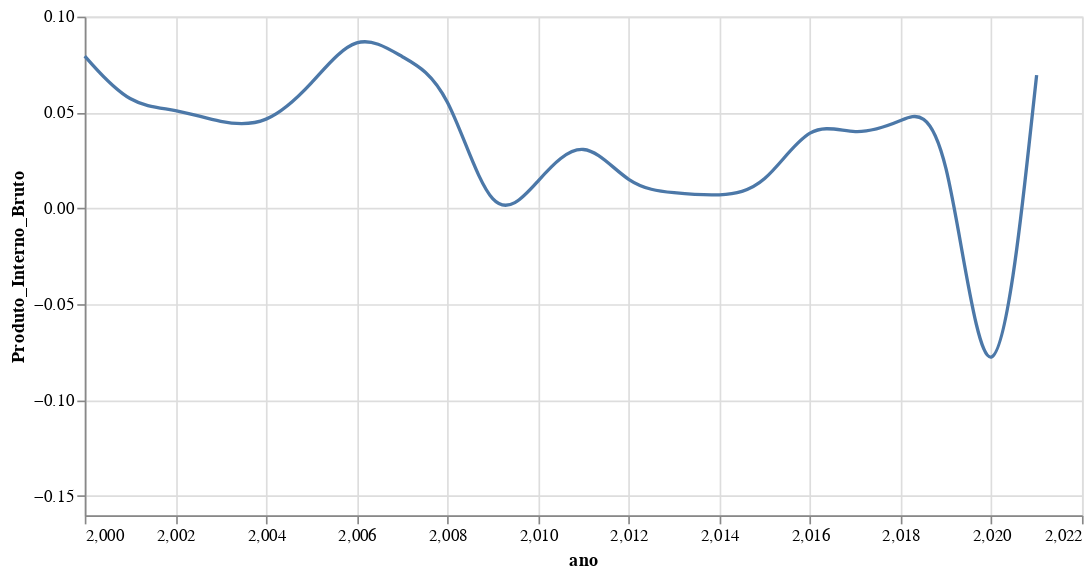

The notebook cell this image was saved under:
### Code cell
line = alt.Chart(df).mark_line(interpolate='basis').encode(
    x='ano',
    y='Produto_Interno_Bruto:Q',
    
)

nearest = alt.selection(type='single', nearest=True, on='mouseover',
                        fields=['ano'], empty='none')


# Transparent selectors across the chart. This is what tells us
# the x-value of the cursor
selectors = alt.Chart(df).mark_point().encode(
    x='ano:Q',
    opacity=alt.value(0),
).add_selection(
    nearest
)

# Draw points on the line, and highlight based on selection
points = line.mark_point().encode(
    opacity=alt.condition(nearest, alt.value(1), alt.value(0))
)

# Draw text labels near the points, and highlight based on selection
text = line.mark_text(align='left', dx=5, dy=-5).encode(
    text=alt.condition(nearest, 'Produto_Interno_Bruto:Q', alt.value(' '))
)

# Draw a rule at the location of the selection
rules = alt.Chart(df).mark_rule(color='gray').encode(
    x='ano:Q',
).transform_filter(
    nearest
)

# Put the five layers into a chart and bind the data
alt.layer(
    line, selectors, points, rules, text
).properties(
    width=600, height=300
)

### Figure 1 — Vega-Lite specification as saved in the notebook (floating-point values rounded to 4 significant figures)
{"config": {"view": {"continuousWidth": 400, "continuousHeight": 300}}, "layer": [{"mark": {"type": "line", "interpolate": "basis"}, "encoding": {"x": {"field": "ano", "type": "quantitative"}, "y": {"field": "Produto_Interno_Bruto", "type": "quantitative"}}}, {"mark": "point", "encoding": {"opacity": {"value": 0}, "x": {"field": "ano", "type": "quantitative"}}, "selection": {"selector003": {"type": "single", "nearest": true, "on": "mouseover", "fields": ["ano"], "empty": "none"}}}, {"mark": "point", "encoding": {"opacity": {"condition": {"value": 1, "selection": "selector003"}, "value": 0}, "x": {"field": "ano", "type": "quantitative"}, "y": {"field": "Produto_Interno_Bruto", "type": "quantitative"}}}, {"mark": {"type": "rule", "color": "gray"}, "encoding": {"x": {"field": "ano", "type": "quantitative"}}, "transform": [{"filter": {"selection": "selector003"}}]}, {"mark": {"type": "text", "align": "left", "dx": 5, "dy": -5}, "encoding": {"text": {"condition": {"field": "Produto_Interno_Bruto", "type": "quantitative", "selection": "selector003"}, "value": " "}, "x": {"field": "ano", "type": "quantitative"}, "y": {"field": "Produto_Interno_Bruto", "type": "quantitative"}}}], "data": {"name": "data-1b52521392f1935a049c33f025421936"}, "height": 300, "width": 600, "$schema": "https://vega.github.io/schema/vega-lite/v4.17.0.json", "datasets": {"data-1b52521392f1935a049c33f025421936": [{"id": 0, "ano": 2000, "Produto_Interno_Bruto": 0.07938, "Inflacao_Media_Anual": -0.02403, "Inflacao_Homóloga": -0.01032, "Taxa_de_Desemprego": 0.08634, "Massa_Monetária": 0.1327, "Ativo_Externo_Liquido_do_Sistema": -0.09497, "Credito_Interno_Liquido": 0.3554, "Credito_à_Economia2": 0.256, "Depósitos_de_Particulares_e_Sociedades_Nao_Financeiras3": 0.4474, "Depósitos_a_Prazo_e_de_Poupanca_de_Emigrantes_": 0.1462, "indice_de_Taxa_de_Câmbio_Efetiva_Nominal_(2015=100)4": null, "indice_de_Taxa_de_Câmbio_Efetiva_Real_(2015=100)4": null, "Taxa_de_Câmbio_USD/CVE": 115.9, "Balanca_Corrente_+_Balanca_de_Capital": -0.0741, "Balanca_Corrente": -0.09241, "Receitas_Brutas_de_Turismo_": 0.06355, "Remessas_de_Emigrantes_": 0.135, "Investimento_Direto_Estrangeiro_em_Cabo_Verde": 0.06637, "Reservas/Importacoes": 0.01012, "Saldo_Global": -0.06665, "Saldo_Global_Primário": -0.05319, "Stock_da_Divida_Externa_": 0.4136, "Stock_da_Divida_Interna": 0.2082}, {"id": 1, "ano": 2001, "Produto_Interno_Bruto": 0.05307, "Inflacao_Media_Anual": 0.03674, "Inflacao_Homóloga": 0.04562, "Taxa_de_Desemprego": null, "Massa_Monetária": 0.09933, "Ativo_Externo_Liquido_do_Sistema": 0.4657, "Credito_Interno_Liquido": 0.06809, "Credito_à_Economia2": 0.2757, "Depósitos_de_Particulares_e_Sociedades_Nao_Financeiras3": 0.4708, "Depósitos_a_Prazo_e_de_Poupanca_de_Emigrantes_": 0.1714, "indice_de_Taxa_de_Câmbio_Efetiva_Nominal_(2015=100)4": null, "indice_de_Taxa_de_Câmbio_Efetiva_Real_(2015=100)4": null, "Taxa_de_Câmbio_USD/CVE": 123.2, "Balanca_Corrente_+_Balanca_de_Capital": -0.05854, "Balanca_Corrente": -0.09133, "Receitas_Brutas_de_Turismo_": 0.08263, "Remessas_de_Emigrantes_": 0.1219, "Investimento_Direto_Estrangeiro_em_Cabo_Verde": 0.01938, "Reservas/Importacoes": 0.01559, "Saldo_Global": -0.06337, "Saldo_Global_Primário": -0.0468, "Stock_da_Divida_Externa_": 0.4166, "Stock_da_Divida_Interna": 0.2172}, {"id": 2, "ano": 2002, "Produto_Interno_Bruto": 0.05219, "Inflacao_Media_Anual": 0.019, "Inflacao_Homóloga": 0.02983, "Taxa_de_Desemprego": 0.1289, "Massa_Monetária": 0.1481, "Ativo_Externo_Liquido_do_Sistema": 0.1307, "Credito_Interno_Liquido": 0.1021, "Credito_à_Economia2": 0.3002, "Depósitos_de_Particulares_e_Sociedades_Nao_Financeiras3": 0.5272, "Depósitos_a_Prazo_e_de_Poupanca_de_Emigrantes_": 0.2021, "indice_de_Taxa_de_Câmbio_Efetiva_Nominal_(2015=100)4": null, "indice_de_Taxa_de_Câmbio_Efetiva_Real_(2015=100)4": null, "Taxa_de_Câmbio_USD/CVE": 117.3, "Balanca_Corrente_+_Balanca_de_Capital": -0.07506, "Balanca_Corrente": -0.09687, "Receitas_Brutas_de_Turismo_": 0.08481, "Remessas_de_Emigrantes_": 0.1327, "Investimento_Direto_Estrangeiro_em_Cabo_Verde": 0.05399, "Reservas/Importacoes": 0.02006, "Saldo_Global": -0.03918, "Saldo_Global_Primário": -0.01334, "Stock_da_Divida_Externa_": 0.4494, "Stock_da_Divida_Interna": 0.274}, {"id": 3, "ano": 2003, "Produto_Interno_Bruto": 0.04437, "Inflacao_Media_Anual": 0.0119, "Inflacao_Homóloga": -0.02281, "Taxa_de_Desemprego": null, "Massa_Monetária": 0.08646, "Ativo_Externo_Liquido_do_Sistema": -0.0825, "Credito_Interno_Liquido": 0.05917, "Credito_à_Economia2": 0.3131, "Depósitos_de_Particulares_e_Sociedades_Nao_Financeiras3": 0.5273, "Depósitos_a_Prazo_e_de_Poupanca_de_Emigrantes_": 0.2161, "indice_de_Taxa_de_Câmbio_Efetiva_Nominal_(2015=100)4": null, "indice_de_Taxa_de_Câmbio_Efetiva_Real_(2015=100)4": null, "Taxa_de_Câmbio_USD/CVE": 97.8, "Balanca_Corrente_+_Balanca_de_Capital": -0.06916, "Balanca_Corrente": -0.09603, "Receitas_Brutas_de_Turismo_": 0.09053, "Remessas_de_Emigrantes_": 0.1145, "Investimento_Direto_Estrangeiro_em_Cabo_Verde": 0.03549, "Reservas/Importacoes": 0.0183, "Saldo_Global": -0.03845, "Saldo_Global_Primário": -0.01685, "Stock_da_Divida_Externa_": 0.4373, "Stock_da_Divida_Interna": 0.2587}, {"id": 4, "ano": 2004, "Produto_Interno_Bruto": 0.04271, "Inflacao_Media_Anual": -0.01886, "Inflacao_Homóloga": -0.002984, "Taxa_de_Desemprego": null, "Massa_Monetária": 0.1049, "Ativo_Externo_Liquido_do_Sistema": 0.3186, "Credito_Interno_Liquido": 0.1191, "Credito_à_Economia2": 0.3316, "Depósitos_de_Particulares_e_Sociedades_Nao_Financeiras3": 0.5734, "Depósitos_a_Prazo_e_de_Poupanca_de_Emigrantes_": 0.2361, "indice_de_Taxa_de_Câmbio_Efetiva_Nominal_(2015=100)4": null, "indice_de_Taxa_de_Câmbio_Efetiva_Real_(2015=100)4": null, "Taxa_de_Câmbio_USD/CVE": 88.74, "Balanca_Corrente_+_Balanca_de_Capital": -0.102, "Balanca_Corrente": -0.1239, "Receitas_Brutas_de_Turismo_": 0.09003, "Remessas_de_Emigrantes_": 0.1052, "Investimento_Direto_Estrangeiro_em_Cabo_Verde": 0.06337, "Reservas/Importacoes": 0.02374, "Saldo_Global": -0.007734, "Saldo_Global_Primário": 0.01384, "Stock_da_Divida_Externa_": 0.4455, "Stock_da_Divida_Interna": 0.2602}, {"id": 5, "ano": 2005, "Produto_Interno_Bruto": 0.0641, "Inflacao_Media_Anual": 0.004183, "Inflacao_Homóloga": 0.018, "Taxa_de_Desemprego": null, "Massa_Monetária": 0.1558, "Ativo_Externo_Liquido_do_Sistema": 0.5876, "Credito_Interno_Liquido": 0.04983, "Credito_à_Economia2": 0.3473, "Depósitos_de_Particulares_e_Sociedades_Nao_Financeiras3": 0.6329, "Depósitos_a_Prazo_e_de_Poupanca_de_Emigrantes_": 0.2511, "indice_de_Taxa_de_Câmbio_Efetiva_Nominal_(2015=100)4": null, "indice_de_Taxa_de_Câmbio_Efetiva_Real_(2015=100)4": null, "Taxa_de_Câmbio_USD/CVE": 88.65, "Balanca_Corrente_+_Balanca_de_Capital": -0.01729, "Balanca_Corrente": -0.03595, "Receitas_Brutas_de_Turismo_": 0.1043, "Remessas_de_Emigrantes_": 0.1221, "Investimento_Direto_Estrangeiro_em_Cabo_Verde": 0.07285, "Reservas/Importacoes": 0.034, "Saldo_Global": -0.02892, "Saldo_Global_Primário": -0.009506, "Stock_da_Divida_Externa_": 0.4291, "Stock_da_Divida_Interna": 0.2813}, {"id": 6, "ano": 2006, "Produto_Interno_Bruto": 0.09369, "Inflacao_Media_Anual": 0.048, "Inflacao_Homóloga": 0.058, "Taxa_de_Desemprego": 0.1341, "Massa_Monetária": 0.1774, "Ativo_Externo_Liquido_do_Sistema": 0.1484, "Credito_Interno_Liquido": 0.1708, "Credito_à_Economia2": 0.4043, "Depósitos_de_Particulares_e_Sociedades_Nao_Financeiras3": 0.6819, "Depósitos_a_Prazo_e_de_Poupanca_de_Emigrantes_": 0.2457, "indice_de_Taxa_de_Câmbio_Efetiva_Nominal_(2015=100)4": null, "indice_de_Taxa_de_Câmbio_Efetiva_Real_(2015=100)4": null, "Taxa_de_Câmbio_USD/CVE": 87.93, "Balanca_Corrente_+_Balanca_de_Capital": -0.05116, "Balanca_Corrente": -0.06505, "Receitas_Brutas_de_Turismo_": 0.1578, "Remessas_de_Emigrantes_": 0.1075, "Investimento_Direto_Estrangeiro_em_Cabo_Verde": 0.1036, "Reservas/Importacoes": 0.03598, "Saldo_Global": -0.03148, "Saldo_Global_Primário": -0.01417, "Stock_da_Divida_Externa_": 0.4067, "Stock_da_Divida_Interna": 0.2608}, {"id": 7, "ano": 2007, "Produto_Interno_Bruto": 0.07878, "Inflacao_Media_Anual": 0.044, "Inflacao_Homóloga": 0.03357, "Taxa_de_Desemprego": 0.1523, "Massa_Monetária": 0.1061, "Ativo_Externo_Liquido_do_Sistema": 0.2284, "Credito_Interno_Liquido": 0.006641, "Credito_à_Economia2": 0.4247, "Depósitos_de_Particulares_e_Sociedades_Nao_Financeiras3": 0.6861, "Depósitos_a_Prazo_e_de_Poupanca_de_Emigrantes_": 0.233, "indice_de_Taxa_de_Câmbio_Efetiva_Nominal_(2015=100)4": null, "indice_de_Taxa_de_Câmbio_Efetiva_Real_(2015=100)4": null, "Taxa_de_Câmbio_USD/CVE": 80.62, "Balanca_Corrente_+_Balanca_de_Capital": -0.1118, "Balanca_Corrente": -0.1294, "Receitas_Brutas_de_Turismo_": 0.1926, "Remessas_de_Emigrantes_": 0.09129, "Investimento_Direto_Estrangeiro_em_Cabo_Verde": 0.1258, "Reservas/Importacoes": 0.04089, "Saldo_Global": 0.01185, "Saldo_Global_Primário": 0.02726, "Stock_da_Divida_Externa_": 0.3897, "Stock_da_Divida_Interna": 0.2263}, {"id": 8, "ano": 2008, "Produto_Interno_Bruto": 0.06651, "Inflacao_Media_Anual": 0.068, "Inflacao_Homóloga": 0.06693, "Taxa_de_Desemprego": 0.1302, "Massa_Monetária": 0.07907, "Ativo_Externo_Liquido_do_Sistema": -0.06332, "Credito_Interno_Liquido": 0.1909, "Credito_à_Economia2": 0.495, "Depósitos_de_Particulares_e_Sociedades_Nao_Financeiras3": 0.6704, "Depósitos_a_Prazo_e_de_Poupanca_de_Emigrantes_": 0.2181, "indice_de_Taxa_de_Câmbio_Efetiva_Nominal_(2015=100)4": null, "indice_de_Taxa_de_Câmbio_Efetiva_Real_(2015=100)4": null, "Taxa_de_Câmbio_USD/CVE": 75.34, "Balanca_Corrente_+_Balanca_de_Capital": -0.1216, "Balanca_Corrente": -0.1371, "Receitas_Brutas_de_Turismo_": 0.1887, "Remessas_de_Emigrantes_": 0.08992, "Investimento_Direto_Estrangeiro_em_Cabo_Verde": 0.154, "Reservas/Importacoes": 0.03997, "Saldo_Global": -0.01552, "Saldo_Global_Primário": -0.001815, "Stock_da_Divida_Externa_": 0.3613, "Stock_da_Divida_Interna": 0.1864}, {"id": 9, "ano": 2009, "Produto_Interno_Bruto": -0.0127, "Inflacao_Media_Anual": 0.01, "Inflacao_Homóloga": -0.00369, "Taxa_de_Desemprego": 0.1303, "Massa_Monetária": 0.03294, "Ativo_Externo_Liquido_do_Sistema": -0.01625, "Credito_Interno_Liquido": 0.09951, "Credito_à_Economia2": 0.5486, "Depósitos_de_Particulares_e_Sociedades_Nao_Financeiras3": 0.6849, "Depósitos_a_Prazo_e_de_Poupanca_de_Emigrantes_": 0.2324, "indice_de_Taxa_de_Câmbio_Efetiva_Nominal_(2015=100)4": null, "indice_de_Taxa_de_Câmbio_Efetiva_Real_(2015=100)4": null, "Taxa_de_Câmbio_USD/CVE": 79.38, "Balanca_Corrente_+_Balanca_de_Capital": -0.1187, "Balanca_Corrente": -0.1457, "Receitas_Brutas_de_Turismo_": 0.1546, "Remessas_de_Emigrantes_": 0.08432, "Investimento_Direto_Estrangeiro_em_Cabo_Verde": 0.102, "Reservas/Importacoes": 0.04206, "Saldo_Global": -0.05805, "Saldo_Global_Primário": -0.04466, "Stock_da_Divida_Externa_": 0.382, "Stock_da_Divida_Interna": 0.1996}, {"id": 10, "ano": 2010, "Produto_Interno_Bruto": 0.01467, "Inflacao_Media_Anual": 0.021, "Inflacao_Homóloga": 0.03426, "Taxa_de_Desemprego": 0.1067, "Massa_Monetária": 0.0589, "Ativo_Externo_Liquido_do_Sistema": 0.03386, "Credito_Interno_Liquido": 0.07914, "Credito_à_Economia2": 0.5979, "Depósitos_de_Particulares_e_Sociedades_Nao_Financeiras3": 0.7145, "Depósitos_a_Prazo_e_de_Poupanca_de_Emigrantes_": 0.2425, "indice_de_Taxa_de_Câmbio_Efetiva_Nominal_(2015=100)4": null, "indice_de_Taxa_de_Câmbio_Efetiva_Real_(2015=100)4": null, "Taxa_de_Câmbio_USD/CVE": 83.28, "Balanca_Corrente_+_Balanca_de_Capital": -0.1112, "Balanca_Corrente": -0.1351, "Receitas_Brutas_de_Turismo_": 0.1607, "Remessas_de_Emigrantes_": 0.08462, "Investimento_Direto_Estrangeiro_em_Cabo_Verde": 0.09555, "Reservas/Importacoes": 0.04175, "Saldo_Global": -0.1052, "Saldo_Global_Primário": -0.08966, "Stock_da_Divida_Externa_": 0.5083, "Stock_da_Divida_Interna": 0.2138}, {"id": 11, "ano": 2011, "Produto_Interno_Bruto": 0.03969, "Inflacao_Media_Anual": 0.045, "Inflacao_Homóloga": 0.03581, "Taxa_de_Desemprego": 0.122, "Massa_Monetária": 0.0328, "Ativo_Externo_Liquido_do_Sistema": -0.2761, "Credito_Interno_Liquido": 0.1195, "Credito_à_Economia2": 0.6244, "Depósitos_de_Particulares_e_Sociedades_Nao_Financeiras3": 0.6635, "Depósitos_a_Prazo_e_de_Poupanca_de_Emigrantes_": 0.2499, "indice_de_Taxa_de_Câmbio_Efetiva_Nominal_(2015=100)4": null, "indice_de_Taxa_de_Câmbio_Efetiva_Real_(2015=100)4": null, "Taxa_de_Câmbio_USD/CVE": 79.28, "Balanca_Corrente_+_Balanca_de_Capital": -0.1552, "Balanca_Corrente": -0.1619, "Receitas_Brutas_de_Turismo_": 0.1996, "Remessas_de_Emigrantes_": 0.1009, "Investimento_Direto_Estrangeiro_em_Cabo_Verde": 0.08669, "Reservas/Importacoes": 0.03158, "Saldo_Global": -0.07656, "Saldo_Global_Primário": -0.06117, "Stock_da_Divida_Externa_": 0.5685, "Stock_da_Divida_Interna": 0.2255}, {"id": 12, "ano": 2012, "Produto_Interno_Bruto": 0.01082, "Inflacao_Media_Anual": 0.025, "Inflacao_Homóloga": 0.04149, "Taxa_de_Desemprego": 0.168, "Massa_Monetária": 0.063, "Ativo_Externo_Liquido_do_Sistema": 0.2302, "Credito_Interno_Liquido": 0.03682, "Credito_à_Economia2": 0.6163, "Depósitos_de_Particulares_e_Sociedades_Nao_Financeiras3": 0.7084, "Depósitos_a_Prazo_e_de_Poupanca_de_Emigrantes_": 0.267, "indice_de_Taxa_de_Câmbio_Efetiva_Nominal_(2015=100)4": null, "indice_de_Taxa_de_Câmbio_Efetiva_Real_(2015=100)4": null, "Taxa_de_Câmbio_USD/CVE": 85.84, "Balanca_Corrente_+_Balanca_de_Capital": -0.1329, "Balanca_Corrente": -0.1403, "Receitas_Brutas_de_Turismo_": 0.2145, "Remessas_de_Emigrantes_": 0.1007, "Investimento_Direto_Estrangeiro_em_Cabo_Verde": 0.07168, "Reservas/Importacoes": 0.03801, "Saldo_Global": -0.1237, "Saldo_Global_Primário": -0.1071, "Stock_da_Divida_Externa_": 0.6812, "Stock_da_Divida_Interna": 0.2318}, {"id": 13, "ano": 2013, "Produto_Interno_Bruto": 0.008028, "Inflacao_Media_Anual": 0.015, "Inflacao_Homóloga": 0.0008299, "Taxa_de_Desemprego": 0.164, "Massa_Monetária": 0.1052, "Ativo_Externo_Liquido_do_Sistema": 0.3767, "Credito_Interno_Liquido": 0.03308, "Credito_à_Economia2": 0.6122, "Depósitos_de_Particulares_e_Sociedades_Nao_Financeiras3": 0.786, "Depósitos_a_Prazo_e_de_Poupanca_de_Emigrantes_": 0.2827, "indice_de_Taxa_de_Câmbio_Efetiva_Nominal_(2015=100)4": null, "indice_de_Taxa_de_Câmbio_Efetiva_Real_(2015=100)4": null, "Taxa_de_Câmbio_USD/CVE": 83.07, "Balanca_Corrente_+_Balanca_de_Capital": -0.05504, "Balanca_Corrente": -0.05851, "Receitas_Brutas_de_Turismo_": 0.2168, "Remessas_de_Emigrantes_": 0.09441, "Investimento_Direto_Estrangeiro_em_Cabo_Verde": 0.03758, "Reservas/Importacoes": 0.04777, "Saldo_Global": -0.09308, "Saldo_Global_Primário": -0.07151, "Stock_da_Divida_Externa_": 0.7832, "Stock_da_Divida_Interna": 0.2418}, {"id": 14, "ano": 2014, "Produto_Interno_Bruto": 0.006112, "Inflacao_Media_Anual": -0.002, "Inflacao_Homóloga": -0.004146, "Taxa_de_Desemprego": 0.158, "Massa_Monetária": 0.07765, "Ativo_Externo_Liquido_do_Sistema": 0.2217, "Credito_Interno_Liquido": 0.02888, "Credito_à_Economia2": 0.6109, "Depósitos_de_Particulares_e_Sociedades_Nao_Financeiras3": 0.8565, "Depósitos_a_Prazo_e_de_Poupanca_de_Emigrantes_": 0.3028, "indice_de_Taxa_de_Câmbio_Efetiva_Nominal_(2015=100)4": null, "indice_de_Taxa_de_Câmbio_Efetiva_Real_(2015=100)4": null, "Taxa_de_Câmbio_USD/CVE": 83.08, "Balanca_Corrente_+_Balanca_de_Capital": -0.08614, "Balanca_Corrente": -0.09041, "Receitas_Brutas_de_Turismo_": 0.2079, "Remessas_de_Emigrantes_": 0.1053, "Investimento_Direto_Estrangeiro_em_Cabo_Verde": 0.09701, "Reservas/Importacoes": 0.05435, "Saldo_Global": -0.07366, "Saldo_Global_Primário": -0.05146, "Stock_da_Divida_Externa_": 0.89, "Stock_da_Divida_Interna": 0.2693}, {"id": 15, "ano": 2015, "Produto_Interno_Bruto": 0.01007, "Inflacao_Media_Anual": 0.001, "Inflacao_Homóloga": -0.004996, "Taxa_de_Desemprego": 0.124, "Massa_Monetária": 0.05877, "Ativo_Externo_Liquido_do_Sistema": 0.1336, "Credito_Interno_Liquido": 0.02145, "Credito_à_Economia2": 0.6107, "Depósitos_de_Particulares_e_Sociedades_Nao_Financeiras3": 0.8863, "Depósitos_a_Prazo_e_de_Poupanca_de_Emigrantes_": 0.3122, "indice_de_Taxa_de_Câmbio_Efetiva_Nominal_(2015=100)4": 100.0, "indice_de_Taxa_de_Câmbio_Efetiva_Real_(2015=100)4": 100.0, "Taxa_de_Câmbio_USD/CVE": 99.39, "Balanca_Corrente_+_Balanca_de_Capital": -0.02163, "Balanca_Corrente": -0.0335, "Receitas_Brutas_de_Turismo_": 0.2064, "Remessas_de_Emigrantes_": 0.1249, "Investimento_Direto_Estrangeiro_em_Cabo_Verde": 0.06017, "Reservas/Importacoes": 0.06683, "Saldo_Global": -0.03817, "Saldo_Global_Primário": -0.01235, "Stock_da_Divida_Externa_": 0.9705, "Stock_da_Divida_Interna": 0.2898}, {"id": 16, "ano": 2016, "Produto_Interno_Bruto": 0.04706, "Inflacao_Media_Anual": -0.01408, "Inflacao_Homóloga": -0.00251, "Taxa_de_Desemprego": 0.15, "Massa_Monetária": 0.0836, "Ativo_Externo_Liquido_do_Sistema": 0.1865, "Credito_Interno_Liquido": 0.03721, "Credito_à_Economia2": 0.6056, "Depósitos_de_Particulares_e_Sociedades_Nao_Financeiras3": 0.9293, "Depósitos_a_Prazo_e_de_Poupanca_de_Emigrantes_": 0.3133, "indice_de_Taxa_de_Câmbio_Efetiva_Nominal_(2015=100)4": 100.6, "indice_de_Taxa_de_Câmbio_Efetiva_Real_(2015=100)4": 98.28, "Taxa_de_Câmbio_USD/CVE": 99.69, "Balanca_Corrente_+_Balanca_de_Capital": -0.02955, "Balanca_Corrente": -0.03762, "Receitas_Brutas_de_Turismo_": 0.2084, "Remessas_de_Emigrantes_": 0.1189, "Investimento_Direto_Estrangeiro_em_Cabo_Verde": 0.07575, "Reservas/Importacoes": 0.07198, "Saldo_Global": -0.03498, "Saldo_Global_Primário": -0.009621, "Stock_da_Divida_Externa_": 0.9571, "Stock_da_Divida_Interna": 0.3171}, {"id": 17, "ano": 2017, "Produto_Interno_Bruto": 0.03702, "Inflacao_Media_Anual": 0.007704, "Inflacao_Homóloga": 0.002801, "Taxa_de_Desemprego": 0.122, "Massa_Monetária": 0.06602, "Ativo_Externo_Liquido_do_Sistema": 0.02254, "Credito_Interno_Liquido": 0.06262, "Credito_à_Economia2": 0.6233, "Depósitos_de_Particulares_e_Sociedades_Nao_Financeiras3": 0.9559, "Depósitos_a_Prazo_e_de_Poupanca_de_Emigrantes_": 0.2975, "indice_de_Taxa_de_Câmbio_Efetiva_Nominal_(2015=100)4": 101.0, "indice_de_Taxa_de_Câmbio_Efetiva_Real_(2015=100)4": 97.92, "Taxa_de_Câmbio_USD/CVE": 97.89, "Balanca_Corrente_+_Balanca_de_Capital": -0.06933, "Balanca_Corrente": -0.07844, "Receitas_Brutas_de_Turismo_": 0.2285, "Remessas_de_Emigrantes_": 0.1123, "Investimento_Direto_Estrangeiro_em_Cabo_Verde": 0.06278, "Reservas/Importacoes": 0.05965, "Saldo_Global": -0.03097, "Saldo_Global_Primário": -0.005123, "Stock_da_Divida_Externa_": 0.9412, "Stock_da_Divida_Interna": 0.325}, {"id": 18, "ano": 2018, "Produto_Interno_Bruto": 0.04531, "Inflacao_Media_Anual": 0.01263, "Inflacao_Homóloga": 0.009814, "Taxa_de_Desemprego": 0.122, "Massa_Monetária": 0.01694, "Ativo_Externo_Liquido_do_Sistema": -0.0652, "Credito_Interno_Liquido": 0.02841, "Credito_à_Economia2": 0.604, "Depósitos_de_Particulares_e_Sociedades_Nao_Financeiras3": 0.9168, "Depósitos_a_Prazo_e_de_Poupanca_de_Emigrantes_": 0.2769, "indice_de_Taxa_de_Câmbio_Efetiva_Nominal_(2015=100)4": 101.3, "indice_de_Taxa_de_Câmbio_Efetiva_Real_(2015=100)4": 97.68, "Taxa_de_Câmbio_USD/CVE": 93.39, "Balanca_Corrente_+_Balanca_de_Capital": 0.01007, "Balanca_Corrente": 0.003324, "Receitas_Brutas_de_Turismo_": 0.2368, "Remessas_de_Emigrantes_": 0.1097, "Investimento_Direto_Estrangeiro_em_Cabo_Verde": 0.05206, "Reservas/Importacoes": 0.0561, "Saldo_Global": -0.02651, "Saldo_Global_Primário": -0.001285, "Stock_da_Divida_Externa_": 0.9141, "Stock_da_Divida_Interna": 0.3373}, {"id": 19, "ano": 2019, "Produto_Interno_Bruto": 0.05668, "Inflacao_Media_Anual": 0.011, "Inflacao_Homóloga": 0.01932, "Taxa_de_Desemprego": 0.113, "Massa_Monetária": 0.08088, "Ativo_Externo_Liquido_do_Sistema": 0.2483, "Credito_Interno_Liquido": -0.02059, "Credito_à_Economia2": 0.5904, "Depósitos_de_Particulares_e_Sociedades_Nao_Financeiras3": 0.946, "Depósitos_a_Prazo_e_de_Poupanca_de_Emigrantes_": 0.2752, "indice_de_Taxa_de_Câmbio_Efetiva_Nominal_(2015=100)4": 101.0, "indice_de_Taxa_de_Câmbio_Efetiva_Real_(2015=100)4": 97.25, "Taxa_de_Câmbio_USD/CVE": 98.49, "Balanca_Corrente_+_Balanca_de_Capital": 0.00948, "Balanca_Corrente": 0.003128, "Receitas_Brutas_de_Turismo_": 0.2439, "Remessas_de_Emigrantes_": 0.1133, "Investimento_Direto_Estrangeiro_em_Cabo_Verde": 0.0454, "Reservas/Importacoes": 0.06899, "Saldo_Global": -0.01837, "Saldo_Global_Primário": 0.006993, "Stock_da_Divida_Externa_": 0.9057, "Stock_da_Divida_Interna": 0.3397}, {"id": 20, "ano": 2020, "Produto_Interno_Bruto": -0.1478, "Inflacao_Media_Anual": 0.006058, "Inflacao_Homóloga": -0.008505, "Taxa_de_Desemprego": 0.145, "Massa_Monetária": 0.04126, "Ativo_Externo_Liquido_do_Sistema": -0.09924, "Credito_Interno_Liquido": 0.06688, "Credito_à_Economia2": 0.7327, "Depósitos_de_Particulares_e_Sociedades_Nao_Financeiras3": 1.16, "Depósitos_a_Prazo_e_de_Poupanca_de_Emigrantes_": 0.3258, "indice_de_Taxa_de_Câmbio_Efetiva_Nominal_(2015=100)4": 101.2, "indice_de_Taxa_de_Câmbio_Efetiva_Real_(2015=100)4": 97.76, "Taxa_de_Câmbio_USD/CVE": 96.8, "Balanca_Corrente_+_Balanca_de_Capital": -0.1515, "Balanca_Corrente": -0.1651, "Receitas_Brutas_de_Turismo_": 0.08896, "Remessas_de_Emigrantes_": 0.1378, "Investimento_Direto_Estrangeiro_em_Cabo_Verde": 0.02927, "Reservas/Importacoes": 0.07856, "Saldo_Global": -0.09111, "Saldo_Global_Primário": -0.06224, "Stock_da_Divida_Externa_": 1.123, "Stock_da_Divida_Interna": 0.4424}, {"id": 21, "ano": 2021, "Produto_Interno_Bruto": 0.06952, "Inflacao_Media_Anual": 0.01862, "Inflacao_Homóloga": 0.05374, "Taxa_de_Desemprego": null, "Massa_Monetária": 0.03104, "Ativo_Externo_Liquido_do_Sistema": 0.05217, "Credito_Interno_Liquido": 0.04821, "Credito_à_Economia2": 0.7104, "Depósitos_de_Particulares_e_Sociedades_Nao_Financeiras3": 1.094, "Depósitos_a_Prazo_e_de_Poupanca_de_Emigrantes_": 0.3022, "indice_de_Taxa_de_Câmbio_Efetiva_Nominal_(2015=100)4": 101.2, "indice_de_Taxa_de_Câmbio_Efetiva_Real_(2015=100)4": 96.52, "Taxa_de_Câmbio_USD/CVE": 93.22, "Balanca_Corrente_+_Balanca_de_Capital": -0.1157, "Balanca_Corrente": -0.1303, "Receitas_Brutas_de_Turismo_": 0.06759, "Remessas_de_Emigrantes_": 0.1562, "Investimento_Direto_Estrangeiro_em_Cabo_Verde": 0.04595, "Reservas/Importacoes": 0.07549, "Saldo_Global": -0.07963, "Saldo_Global_Primário": -0.05647, "Stock_da_Divida_Externa_": 1.101, "Stock_da_Divida_Interna": 0.4659}]}}
